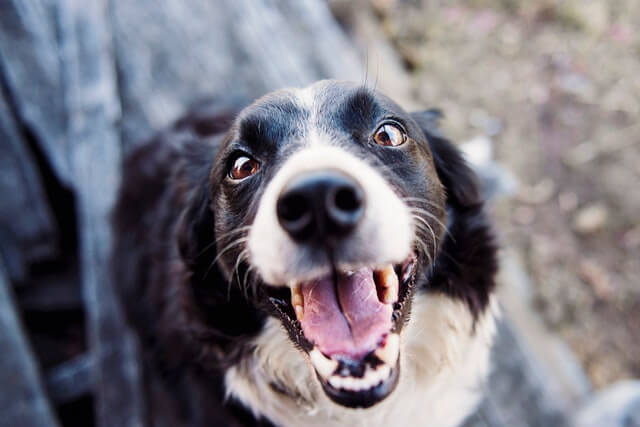
#> input picture black-dog.jpg, 640 x 427 px
$ python pg8.py
#> lines starting #> are read from the running program, lines starting #| are printed output that depends on the picture; after the words box and inside, x2 and y2 are one past the last pixel; in counts of white or black regions, pixels touching at a corner belong together
#8. convert an rgb image to binary and save it as a new file
from PIL import Image
img = Image.open('black-dog.jpg')
#> img is the input picture: PIL image 640x427 RGB; mean R, G, B 122.2, 119, 127.7
gray_img = img.convert('L')
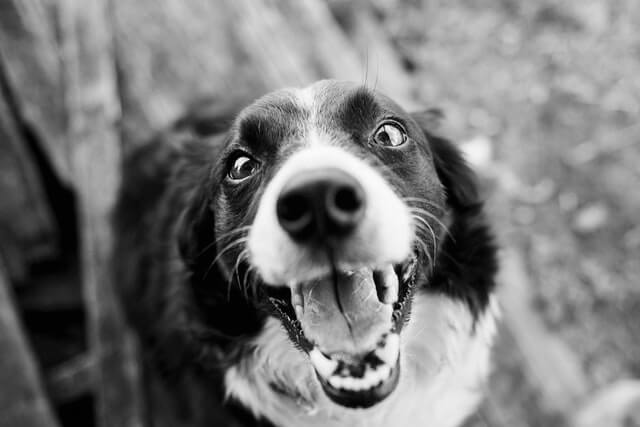
#> gray_img: PIL image 640x427 L; min 0, max 254, mean 120.9
threshold = 128
binary_img = gray_img.point(lambda p: 255 if p > threshold else 0, mode='1')
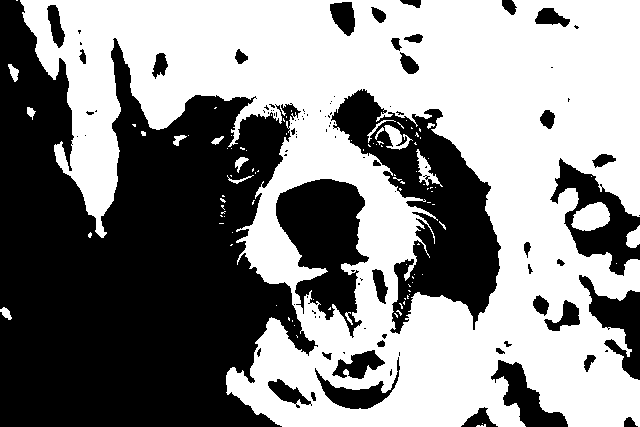
#> binary_img: PIL image 640x427 1; 53.9% white; 102 black regions (62 under 20 px), largest, box (x1, y1, x2, y2) and area: (0, 0, 318, 427) 84602, (331, 89, 501, 334) 16606, (276, 179, 369, 338) 8363
binary_img.save('binary_image.png')
binary_img.show()
print("Image converted to binary successfully")
